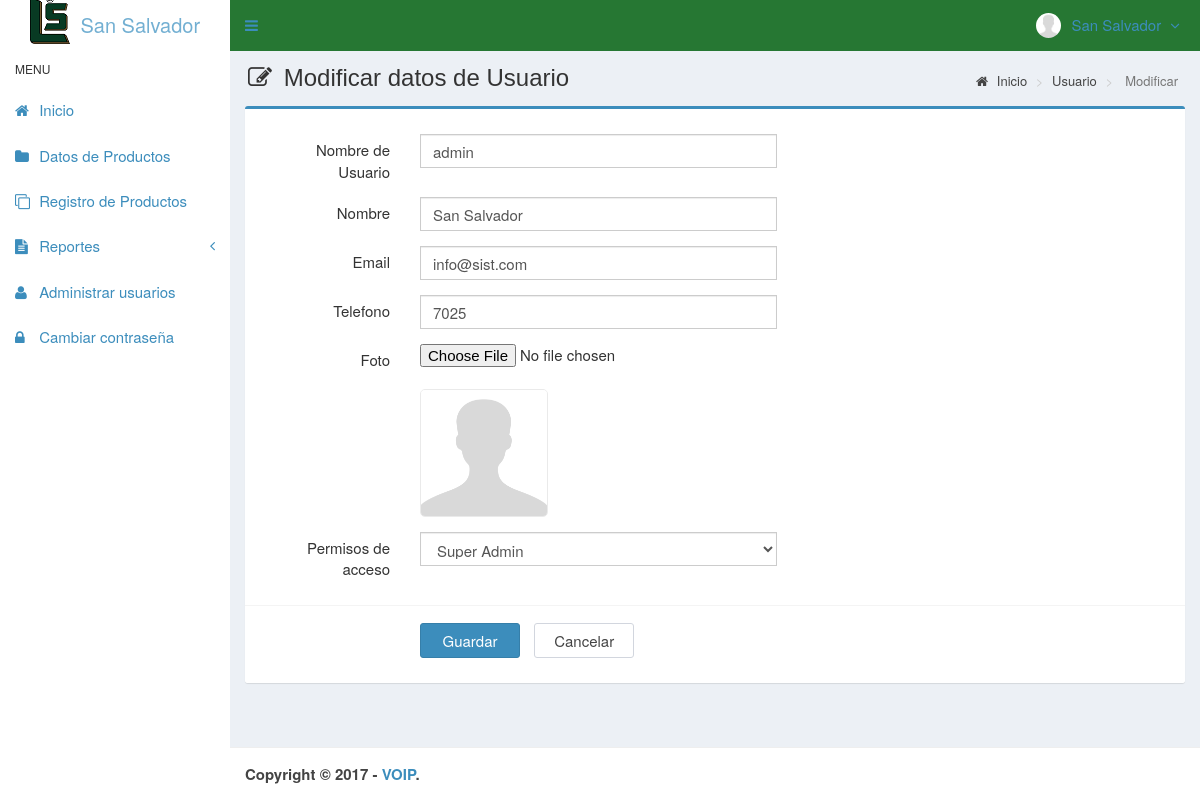
Screenshot of /main.php?module=form_user&form=edit&id=1 (signed in) with the database file from the repository.
### tables this page shows
CREATE TABLE `usuarios` (
  `id_user` int(3) NOT NULL,
  `username` varchar(50) NOT NULL,
  `name_user` varchar(50) NOT NULL,
  `password` varchar(50) NOT NULL,
  `email` varchar(50) DEFAULT NULL,
  `telefono` varchar(13) DEFAULT NULL,
  `foto` varchar(100) DEFAULT NULL,
  `permisos_acceso` enum('Super Admin','Gerente','Almacen') NOT NULL,
  `status` enum('activo','bloqueado') NOT NULL DEFAULT 'activo',
  `created_at` timestamp NOT NULL DEFAULT CURRENT_TIMESTAMP,
  `updated_at` timestamp NOT NULL DEFAULT CURRENT_TIMESTAMP ON UPDATE CURRENT_TIMESTAMP
);

### modules/user/form.php (the view, shortened to what this page needs)
<?php
if ($_GET['form']=='add') { ?>
  <section class="content-header">
    <h1>
      <i class="fa fa-edit icon-title"></i> Agregar Usuario
    </h1>
    <ol class="breadcrumb">
      <li><a href="?module=start"><i class="fa fa-home"></i> Inicio </a></li>
      <li><a href="?module=user"> Usuario </a></li>
      <li class="active"> agregar </li>
    </ol>
  </section>
  <section class="content">
    <div class="row">
      <div class="col-md-12">
        <div class="box box-primary">
          <form role="form" class="form-horizontal" method="POST" action="modules/user/proses.php?act=insert" enctype="multipart/form-data">
            <div class="box-body">
              <div class="form-group">
                <label class="col-sm-2 control-label">Nombre de usuario</label>
                <div class="col-sm-5">
                  <input type="text" class="form-control" name="username" autocomplete="off" required>
                </div>
              </div>
              <div class="form-group">
                <label class="col-sm-2 control-label">Contraseña</label>
                <div class="col-sm-5">
                  <input type="password" class="form-control" name="password" autocomplete="off" required>
                </div>
              </div>
              <div class="form-group">
                <label class="col-sm-2 control-label">Nombre</label>
                <div class="col-sm-5">
                  <input type="text" class="form-control" name="name_user" autocomplete="off" required>
                </div>
              </div>
              <div class="form-group">
                <label class="col-sm-2 control-label">Permisos de acceso</label>
                <div class="col-sm-5">
                  <select class="form-control" name="permisos_acceso" required>
                    <option value=""></option>
                    <option value="Super Admin">Super Admin</option>
                    <option value="Gerente">Gerente</option>
                    <option value="Almacen">Almacén</option>
                  </select>
                </div>
              </div>
            </div>
            <div class="box-footer">
              <div class="form-group">
                <div class="col-sm-offset-2 col-sm-10">
                  <input type="submit" class="btn btn-primary btn-submit" name="Guardar" value="Guardar">
                  <a href="?module=user" class="btn btn-default btn-reset">Cancelar</a>
                </div>
              </div>
            </div>
          </form>
        </div>
      </div>
    </div>
  </section>
<?php
}
elseif ($_GET['form']=='edit') {
  	if (isset($_GET['id'])) {
      $query = mysqli_query($mysqli, "SELECT * FROM usuarios WHERE id_user='$_GET[id]'")
                                      or die('error: '.mysqli_error($mysqli));
      $data  = mysqli_fetch_assoc($query);
  	}
?>
  <section class="content-header">
    <h1>
      <i class="fa fa-edit icon-title"></i> Modificar datos de Usuario
    </h1>
    <ol class="breadcrumb">
      <li><a href="?module=beranda"><i class="fa fa-home"></i> Inicio</a></li>
      <li><a href="?module=user"> Usuario </a></li>
      <li class="active"> Modificar </li>
    </ol>
  </section>
  <section class="content">
    <div class="row">
      <div class="col-md-12">
        <div class="box box-primary">
          <form role="form" class="form-horizontal" method="POST" action="modules/user/proses.php?act=update" enctype="multipart/form-data">
            <div class="box-body">
              <div class="form-group">
                <label class="col-sm-2 control-label">Nombre de Usuario</label>
                <div class="col-sm-5">
                  <input type="text" class="form-control" name="username" autocomplete="off" value="<?php echo $data['username']; ?>" required>
                </div>
              </div>
              <div class="form-group">
                <label class="col-sm-2 control-label">Nombre</label>
                <div class="col-sm-5">
                  <input type="text" class="form-control" name="name_user" autocomplete="off" value="<?php echo $data['name_user']; ?>" required>
                </div>
              </div>
              <div class="form-group">
                <label class="col-sm-2 control-label">Email</label>
                <div class="col-sm-5">
                  <input type="email" class="form-control" name="email" autocomplete="off" value="<?php echo $data['email']; ?>">
                </div>
              </div>
              <div class="form-group">
                <label class="col-sm-2 control-label">Telefono</label>
                <div class="col-sm-5">
                  <input type="text" class="form-control" name="telefono" autocomplete="off" maxlength="13" onKeyPress="return goodchars(event,'0123456789',this)" value="<?php echo $data['telefono']; ?>">
                </div>
              </div>
            <div class="form-group">
                <label class="col-sm-2 control-label">Foto</label>
                <div class="col-sm-5">
                  <input type="file" name="foto">
                  <br/>
                <?php
                if ($data['foto']=="") { ?>
                  <img style="border:1px solid #eaeaea;border-radius:5px;" src="images/user/user-default.png" width="128">
                <?php
                }
                else { ?>
                  <img style="border:1px solid #eaeaea;border-radius:5px;" src="images/user/<?php echo $data['foto']; ?>" width="128">
                <?php
                }
                ?>
                </div>
              </div>
              <div class="form-group">
                <label class="col-sm-2 control-label">Permisos de acceso</label>
                <div class="col-sm-5">
                  <select class="form-control" name="permisos_acceso" required>
                    <option value="<?php echo $data['permisos_acceso']; ?>"><?php echo $data['permisos_acceso']; ?></option>
                  </select>
                </div>
              </div>
            </div>
            <div class="box-footer">
              <div class="form-group">
                <div class="col-sm-offset-2 col-sm-10">
                  <input type="submit" class="btn btn-primary btn-submit" name="Guardar" value="Guardar">
                  <a href="?module=user" class="btn btn-default btn-reset">Cancelar</a>
                </div>
              </div>
            </div>
          </form>
        </div>
      </div>
    </div>
  </section>
<?php
}
?>

### top-menu.php (shortened to what this page needs)
<?php
require_once "config/database.php";
$query = mysqli_query($mysqli, "SELECT id_user, name_user, foto, permisos_acceso FROM usuarios WHERE id_user='$_SESSION[id_user]'")
                                or die('error: '.mysqli_error($mysqli));
$data = mysqli_fetch_assoc($query);
?>
<li class="dropdown user user-menu">
  <a href="#" class="dropdown-toggle" data-toggle="dropdown">
  <?php
  if ($data['foto']=="") { ?>
    <img src="images/user/user-default.png" class="user-image" alt="User Image"/>
  <?php
  }
  else { ?>
    <img src="images/user/<?php echo $data['foto']; ?>" class="user-image" alt="User Image"/>
  <?php
  }
  ?>
    <span class="hidden-xs"><?php echo $data['name_user']; ?> <i style="margin-left:5px" class="fa fa-angle-down"></i></span>
  </a>
</li>

### assets/css/style.css (style rules this page uses)
.form-horizontal .control-label { margin-bottom: 0; padding-top: 5px; text-align: right; }
label { display: inline-block; font-size: 15px; font-weight: 400; margin-bottom: 5px; max-width: 100%; }
.form-control { background-color: #fff; background-image: none; border: 1px solid #ccc; border-radius: 4px; box-shadow: 0 1px 1px rgba(0, 0, 0, 0.075) inset; color: #555; display: block; font-size: 15px; height: 34px; line-height: 1.42857; padding: 6px 12px; transition: border-color 0.15s ease-in-out 0s, box-shadow 0.15s ease-in-out 0s; width: 100%; }
.btn-default { background-color: #fff; border-color: #d2d6de; color: #444; }
.content-header { padding: 15px 18px 0; position: relative; }
.content-header > .breadcrumb { background: transparent none repeat scroll 0 0; border-radius: 2px; float: right; font-size: 13px; margin-bottom: 0; margin-top: 0; padding: 7px 12px; position: absolute; right: 10px; top: 15px; }
.btn-submit { width: 100px; margin-top: 7px; margin-right: 10px; font-size: 15px; }
.btn-reset { width: 100px; margin-top: 7px; font-size: 15px; }
.icon-title { margin-right: 5px; }
body { background-color: #fff; color: #333; font-size: 15px; line-height: 1.42857; }

### rows the page displays
usuarios: foto (placeholder picture), name_user "San Salvador", username "admin", email "info@sist.com", telefono "7025", permisos_acceso "Super Admin"
